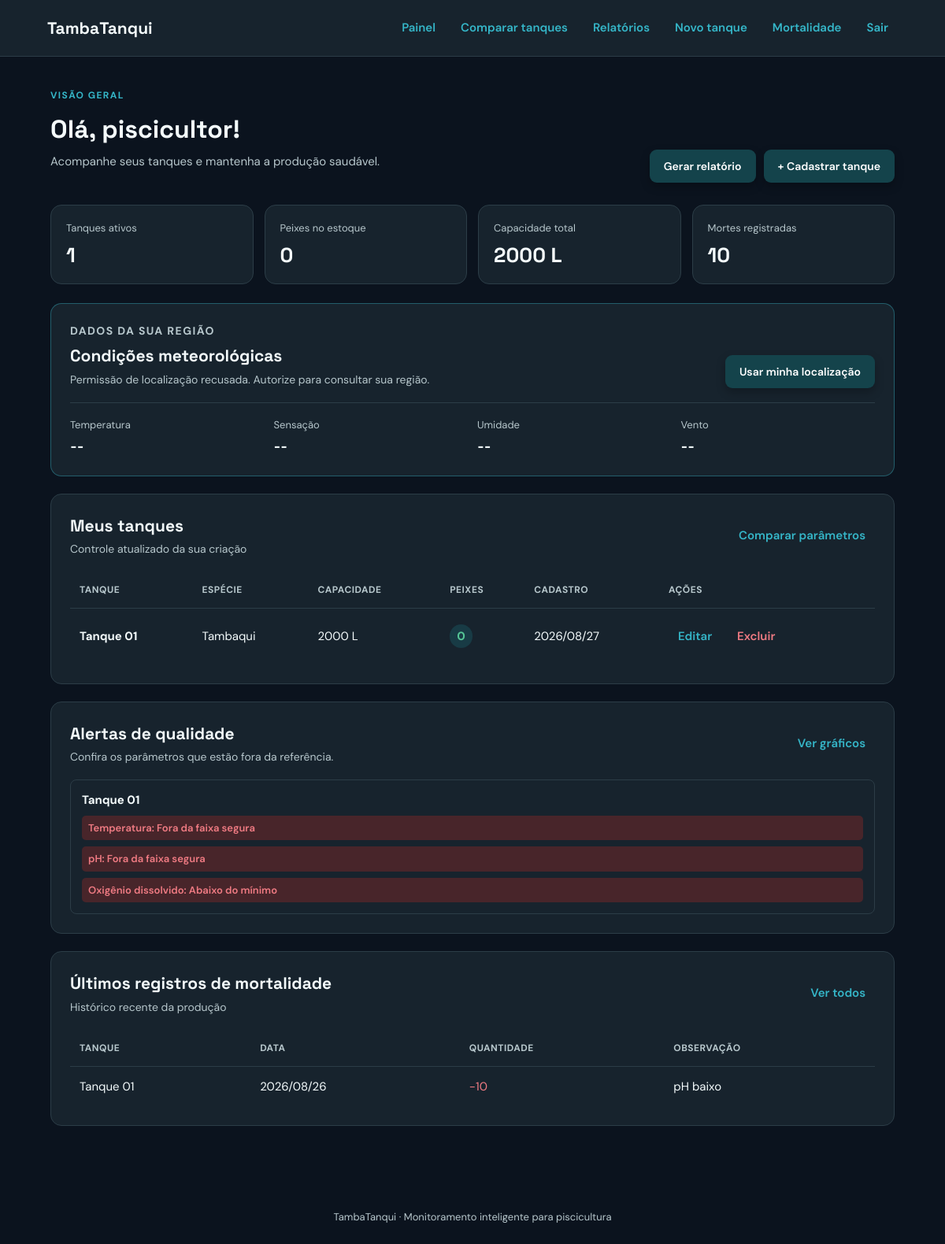
The page /index (signed in) on the database as committed earlier.
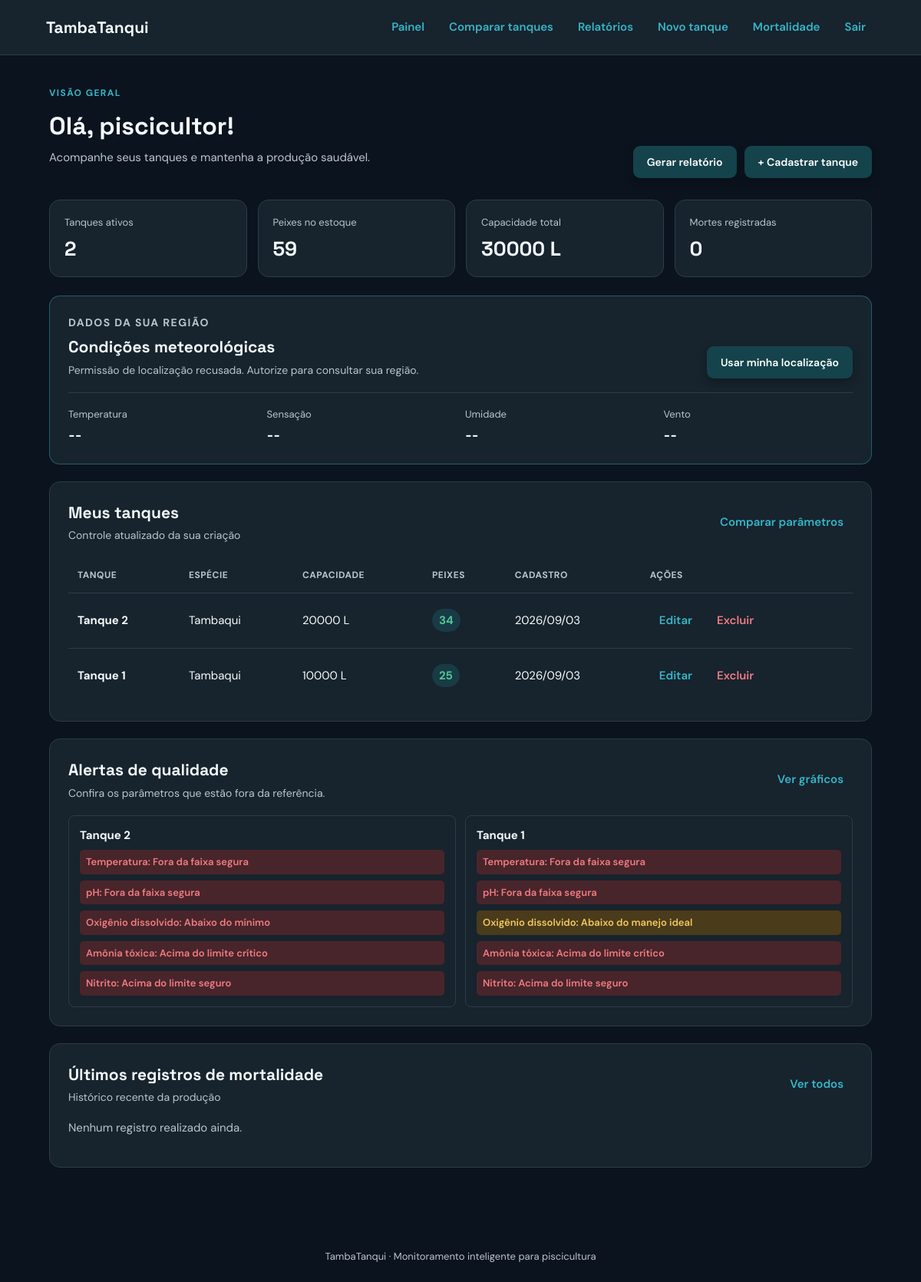
The same page on the database as committed later.
### tables this page shows
CREATE TABLE tanques (
            id INTEGER PRIMARY KEY AUTOINCREMENT,
            nome TEXT NOT NULL,
            capacidade REAL NOT NULL,
            especie TEXT NOT NULL,
            data_cadastro TEXT NOT NULL,
            quantidade_inicial INTEGER NOT NULL,
            quantidade_atual INTEGER NOT NULL
        , temperatura REAL NOT NULL DEFAULT 0, ph REAL NOT NULL DEFAULT 0, oxigenio REAL NOT NULL DEFAULT 0, amonia REAL NOT NULL DEFAULT 0, nitrito REAL NOT NULL DEFAULT 0);

CREATE TABLE mortalidades (
        id INTEGER PRIMARY KEY AUTOINCREMENT, tanque_id INTEGER NOT NULL,
        data TEXT NOT NULL, quantidade INTEGER NOT NULL,
        observacao TEXT DEFAULT '',
        FOREIGN KEY (tanque_id) REFERENCES tanques(id) ON DELETE CASCADE);

### app.py (the view)
@app.route("/index")
@login_required
def index():
    db = get_db()
    tanques = db.execute("SELECT * FROM tanques ORDER BY id DESC").fetchall()
    mortes = db.execute("""SELECT m.*, t.nome AS tanque_nome FROM mortalidades m
        JOIN tanques t ON t.id = m.tanque_id ORDER BY m.data DESC, m.id DESC LIMIT 5""").fetchall()
    estatisticas = {"tanques": len(tanques), "peixes": sum(t["quantidade_atual"] for t in tanques),
                    "capacidade": sum(t["capacidade"] for t in tanques),
                    "mortes": db.execute("SELECT COALESCE(SUM(quantidade), 0) FROM mortalidades").fetchone()[0]}
    return render_template("index.html", tanques=tanques, mortes=mortes, estatisticas=estatisticas, parametros=PARAMETROS)

### app.py (called while the page is built)
def get_db():
    if "db" not in g:
        g.db = sqlite3.connect(DATABASE)
        g.db.row_factory = sqlite3.Row
    return g.db

@app.context_processor
def template_globals():
    return {"today": date.today().isoformat(), "usuario": session.get("usuario"), "avaliar_parametro": avaliar_parametro}

@app.before_request
def enforce_session_timeout():
    if "usuario_id" not in session:
        return None
    agora = time.time()
    ultima_atividade = session.get("ultima_atividade", agora)
    if agora - ultima_atividade > SESSION_TIMEOUT_SECONDS:
        session.clear()
        flash("Sua sessão expirou por inatividade. Entre novamente.", "error")
        return redirect(url_for("login", next=request.path))
    session["ultima_atividade"] = agora
    return None

def login_required(view):
    @wraps(view)
    def wrapped_view(*args, **kwargs):
        if "usuario_id" not in session:
            flash("Entre na sua conta para acessar o painel.", "error")
            return redirect(url_for("login", next=request.path))
        return view(*args, **kwargs)
    return wrapped_view

### templates/index.html (shortened to what this page needs)
{% extends 'base.html' %}{% block title %}Painel · TambaTanqui{% endblock %}{% block content %}
<section class="hero"><div><p class="eyebrow">VISÃO GERAL</p><h1>Olá, piscicultor!</h1><p>Acompanhe seus tanques e mantenha a produção saudável.</p></div><div class="hero-actions"><a class="button" href="{{ url_for('relatorio') }}">Gerar relatório</a><a class="button" href="{{ url_for('cadastrar_tanque') }}">+ Cadastrar tanque</a></div></section>
<section class="stats"><div><span>Tanques ativos</span><strong>{{ estatisticas.tanques }}</strong></div><div><span>Peixes no estoque</span><strong>{{ estatisticas.peixes }}</strong></div><div><span>Capacidade total</span><strong>{{ '%.0f'|format(estatisticas.capacidade) }} L</strong></div><div><span>Mortes registradas</span><strong>{{ estatisticas.mortes }}</strong></div></section>
<section class="card weather-card"><div class="section-heading"><div><p class="eyebrow">DADOS DA SUA REGIÃO</p><h2>Condições meteorológicas</h2><p id="weather-status" class="muted">Permita sua localização para consultar dados reais da região.</p></div><button id="location-button" class="button" type="button">Usar minha localização</button></div><div id="weather-data" class="weather-data" hidden><div><span>Temperatura</span><strong id="weather-temperature">--</strong></div><div><span>Sensação</span><strong id="weather-feels-like">--</strong></div><div><span>Umidade</span><strong id="weather-humidity">--</strong></div><div><span>Vento</span><strong id="weather-wind">--</strong></div></div></section>
<section class="card"><div class="section-heading"><div><h2>Meus tanques</h2><p>Controle atualizado da sua criação</p></div><a href="{{ url_for('comparar') }}">Comparar parâmetros</a></div>
{% if tanques %}<div class="table-wrap"><table><thead><tr><th>Tanque</th><th>Espécie</th><th>Capacidade</th><th>Peixes</th><th>Cadastro</th><th>Ações</th></tr></thead><tbody>{% for tanque in tanques %}<tr><td><strong>{{ tanque.nome }}</strong></td><td>{{ tanque.especie }}</td><td>{{ '%.0f'|format(tanque.capacidade) }} L</td><td><span class="badge">{{ tanque.quantidade_atual }}</span></td><td>{{ tanque.data_cadastro|replace('-', '/') }}</td><td class="actions"><a href="{{ url_for('editar_tanque', id=tanque.id) }}">Editar</a><form method="post" action="{{ url_for('excluir_tanque', id=tanque.id) }}" onsubmit="return confirm('Excluir este tanque?')"><button class="link danger" type="submit">Excluir</button></form></td></tr>{% endfor %}</tbody></table></div>{% else %}<div class="empty"><p>Você ainda não cadastrou nenhum tanque.</p><a class="button" href="{{ url_for('cadastrar_tanque') }}">Cadastrar primeiro tanque</a></div>{% endif %}</section>
{% if tanques %}<section class="card"><div class="section-heading"><div><h2>Alertas de qualidade</h2><p>Confira os parâmetros que estão fora da referência.</p></div><a href="{{ url_for('comparar') }}">Ver gráficos</a></div><div class="alert-grid">{% for tanque in tanques %}<div class="tank-alert"><strong>{{ tanque.nome }}</strong>{% set ns = namespace(alertas=0) %}{% for chave, parametro in parametros.items() %}{% set resultado = avaliar_parametro(chave, tanque[chave]) %}{% if resultado[0] != 'ok' %}{% set ns.alertas = ns.alertas + 1 %}<span class="status {{ resultado[0] }}">{{ parametro.nome }}: {{ resultado[1] }}</span>{% endif %}{% endfor %}{% if ns.alertas == 0 %}<span class="status ok">Todos os parâmetros dentro do recomendado</span>{% endif %}</div>{% endfor %}</div></section>{% endif %}
<section class="card"><div class="section-heading"><div><h2>Últimos registros de mortalidade</h2><p>Histórico recente da produção</p></div><a href="{{ url_for('mortalidade') }}">Ver todos</a></div>{% if mortes %}<div class="table-wrap"><table><thead><tr><th>Tanque</th><th>Data</th><th>Quantidade</th><th>Observação</th></tr></thead><tbody>{% for morte in mortes %}<tr><td>{{ morte.tanque_nome }}</td><td>{{ morte.data|replace('-', '/') }}</td><td class="danger-text">-{{ morte.quantidade }}</td><td>{{ morte.observacao or '—' }}</td></tr>{% endfor %}</tbody></table></div>{% else %}<p class="muted">Nenhum registro realizado ainda.</p>{% endif %}</section>
{% endblock %}

### templates/base.html (shortened to what this page needs)
<!doctype html>
<html lang="pt-BR">
<head><meta charset="UTF-8"><meta name="viewport" content="width=device-width, initial-scale=1"><title>{% block title %}TambaTanqui{% endblock %}</title><link rel="stylesheet" href="{{ url_for('static', filename='style.css') }}"></head>
<body>
<header class="topbar"><a class="brand" href="{{ url_for('home') }}">TambaTanqui</a><nav>{% if usuario %}<a href="{{ url_for('index') }}">Painel</a><a href="{{ url_for('comparar') }}">Comparar tanques</a><a href="{{ url_for('relatorio') }}">Relatórios</a><a href="{{ url_for('cadastrar_tanque') }}">Novo tanque</a><a href="{{ url_for('mortalidade') }}">Mortalidade</a><a href="{{ url_for('logout') }}">Sair</a>{% else %}<a href="{{ url_for('login') }}">Entrar</a><a href="{{ url_for('cadastro') }}">Criar conta</a>{% endif %}</nav></header>
<main class="container">
{% block content %}{% endblock %}
</main><footer>TambaTanqui · Monitoramento inteligente para piscicultura</footer>
</body></html>

### static/style.css (style rules this page uses)
:root { --navy: #f4fbfc; --blue: #35b6c8; --blue-hover: #2694a8; --cyan: #183b45; --bg: #0b131e; --card-bg: #17232d; --muted: #b7c7cc; --line: #2c3d47; --red: #f07b83; --green: #55c596; --radius-sm: 8px; --radius-md: 9px; --radius-lg: 14px; --shadow: 0 5px 12px #00000040; --transition: 0.2s ease-in-out; }
* { box-sizing: border-box; }
body { margin: 0; background: var(--bg); color: var(--navy); font: 15px 'DM Sans', sans-serif; line-height: 1.5; }
h1, h2, p { margin-top: 0; }
h1, h2, .brand { font-family: 'Space Grotesk', sans-serif; }
h1 { font-size: 32px; margin-bottom: 8px; }
h2 { font-size: 21px; margin-bottom: 4px; }
.topbar { height: 72px; background: var(--card-bg); border-bottom: 1px solid var(--line); display: flex; align-items: center; justify-content: space-between; padding: 0 max(5vw, 24px); }
.brand { color: var(--navy); font-size: 21px; font-weight: 700; text-decoration: none; }
.topbar nav { display: flex; gap: 8px; }
.topbar nav a, .section-heading > a, .actions a { color: var(--blue); font-weight: 600; text-decoration: none; padding: 10px 12px; border-radius: var(--radius-sm); transition: background var(--transition), color var(--transition); }
.container { max-width: 1120px; margin: 0 auto; padding: 40px 24px 60px; }
.hero { display: flex; align-items: end; justify-content: space-between; margin-bottom: 28px; }
.hero h1 { margin-bottom: 6px; }
.hero-actions { display: flex; gap: 10px; flex-wrap: wrap; justify-content: flex-end; }
.hero p:not(.eyebrow), .muted, .section-heading p { color: var(--muted); }
.eyebrow { color: var(--blue); font-size: 12px; font-weight: 700; letter-spacing: 1.4px; margin-bottom: 10px; text-transform: uppercase; }
.button { display: inline-block; background: #14434B; color: #fff; border: 0; border-radius: var(--radius-md); padding: 12px 18px; font: 600 14px 'DM Sans'; text-decoration: none; cursor: pointer; box-shadow: var(--shadow); transition: transform 0.2s ease, box-shadow 0.2s ease; }
.stats { display: grid; grid-template-columns: repeat(4, 1fr); gap: 14px; margin-bottom: 24px; }
.stats div, .card { background: var(--card-bg); border: 1px solid var(--line); border-radius: var(--radius-lg); }
.stats div { padding: 19px; }
.stats span { display: block; color: var(--muted); font-size: 13px; margin-bottom: 8px; }
.stats strong { font: 700 26px 'Space Grotesk'; }
.card { padding: 24px; margin-bottom: 22px; }
.weather-card { border-color: #35b6c866; }
.weather-card .section-heading { align-items: flex-end; }
.weather-card .eyebrow { margin-bottom: 5px; }
.weather-card h2 { margin-bottom: 4px; }
.weather-data { display: grid; grid-template-columns: repeat(4, 1fr); gap: 12px; border-top: 1px solid var(--line); padding-top: 18px; }
.weather-data span { display: block; color: var(--muted); font-size: 13px; margin-bottom: 4px; }
.weather-data strong { font: 600 20px 'Space Grotesk'; color: #f4fbfc; }
.section-heading { display: flex; justify-content: space-between; align-items: center; margin-bottom: 18px; }
.section-heading p { margin: 0; font-size: 14px; }
.table-wrap { overflow-x: auto; }
table { width: 100%; border-collapse: collapse; }
th, td { text-align: left; padding: 14px 12px; border-bottom: 1px solid var(--line); white-space: nowrap; }
th { color: var(--muted); font-size: 12px; text-transform: uppercase; letter-spacing: .5px; }
tr:last-child td { border-bottom: 0; }
.actions { display: flex; align-items: center; gap: 8px; }
.link { background: none; border: 0; padding: 10px 12px; font: 600 15px 'DM Sans'; cursor: pointer; transition: opacity var(--transition); }
.danger, .danger-text { color: var(--red); }
.badge { background: var(--cyan); color: var(--green); padding: 5px 9px; border-radius: 20px; font-weight: 700; }
.alert-grid { display: grid; grid-template-columns: repeat(auto-fit, minmax(220px, 1fr)); gap: 12px; }
.tank-alert, .tank-reading { border: 1px solid var(--line); border-radius: var(--radius-sm); padding: 14px; }
.tank-alert { display: flex; flex-direction: column; gap: 8px; }
.status { display: block; border-radius: 5px; padding: 6px 8px; font-size: 13px; font-weight: 600; }
.status.atencao { background: #4a3b1b; color: #f4c95d; }
.status.critico { background: #48252a; color: var(--red); }
footer { text-align: center; color: var(--muted); padding: 24px; font-size: 13px; }

Rows that differ between the two databases and show on the page:
removed tanques: nome "Tanque 01", especie "Tambaqui", capacidade "2000", quantidade_atual "0", data_cadastro "2026/08/27", nome "Temperatura" "pH" "Oxigênio dissolvido", resultado "Fora da faixa segura" "Fora da faixa segura" "Abaixo do mínimo"
removed mortalidades: tanque_nome "Tanque 01", data "2026/08/26", quantidade "10", observacao "pH baixo"
added tanques: nome "Tanque 2", especie "Tambaqui", capacidade "20000", quantidade_atual "34", data_cadastro "2026/09/03", nome "Temperatura" "pH" "Oxigênio dissolvido" "Amônia tóxica" "Nitrito", resultado "Fora da faixa segura" "Fora da faixa segura" "Abaixo do mínimo" "Acima do limite crítico" "Acima do limite seguro"
added tanques: nome "Tanque 1", especie "Tambaqui", capacidade "10000", quantidade_atual "25", data_cadastro "2026/09/03", nome "Temperatura" "pH" "Oxigênio dissolvido" "Amônia tóxica" "Nitrito", resultado "Fora da faixa segura" "Fora da faixa segura" "Abaixo do manejo ideal" "Acima do limite crítico" "Acima do limite seguro"
Other text that changed with them:
{{ estatisticas.tanques }}: "1" → "2"
{{ estatisticas.peixes }}: "0" → "59"
{{ '%.0f'|format(estatisticas.capacidade) }}: "2000" → "30000"
{{ estatisticas.mortes }}: "10" → "0"
text no longer shown: "TANQUE DATA QUANTIDADE OBSERVAÇÃO"
text now shown: "Nenhum registro realizado ainda."
